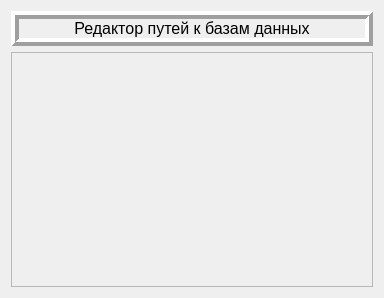
<?xml version="1.0" encoding="UTF-8"?>
<ui version="4.0">
 <class>Form</class>
 <widget class="QWidget" name="Form">
  <property name="geometry">
   <rect>
    <x>0</x>
    <y>0</y>
    <width>384</width>
    <height>298</height>
   </rect>
  </property>
  <property name="windowTitle">
   <string>Редактор путей к БД</string>
  </property>
  <layout class="QVBoxLayout" name="verticalLayout_2">
   <item>
    <widget class="QLabel" name="label">
     <property name="font">
      <font>
       <pointsize>12</pointsize>
      </font>
     </property>
     <property name="frameShape">
      <enum>QFrame::Box</enum>
     </property>
     <property name="frameShadow">
      <enum>QFrame::Raised</enum>
     </property>
     <property name="lineWidth">
      <number>4</number>
     </property>
     <property name="text">
      <string>Редактор путей к базам данных</string>
     </property>
     <property name="alignment">
      <set>Qt::AlignCenter</set>
     </property>
     <property name="margin">
      <number>10</number>
     </property>
    </widget>
   </item>
   <item>
    <widget class="QScrollArea" name="scrollArea">
     <property name="widgetResizable">
      <bool>true</bool>
     </property>
     <widget class="QWidget" name="scrollAreaWidgetContents">
      <property name="geometry">
       <rect>
        <x>0</x>
        <y>0</y>
        <width>364</width>
        <height>217</height>
       </rect>
      </property>
      <layout class="QVBoxLayout" name="verticalLayout_3"/>
     </widget>
    </widget>
   </item>
  </layout>
 </widget>
 <resources/>
 <connections/>
</ui>
